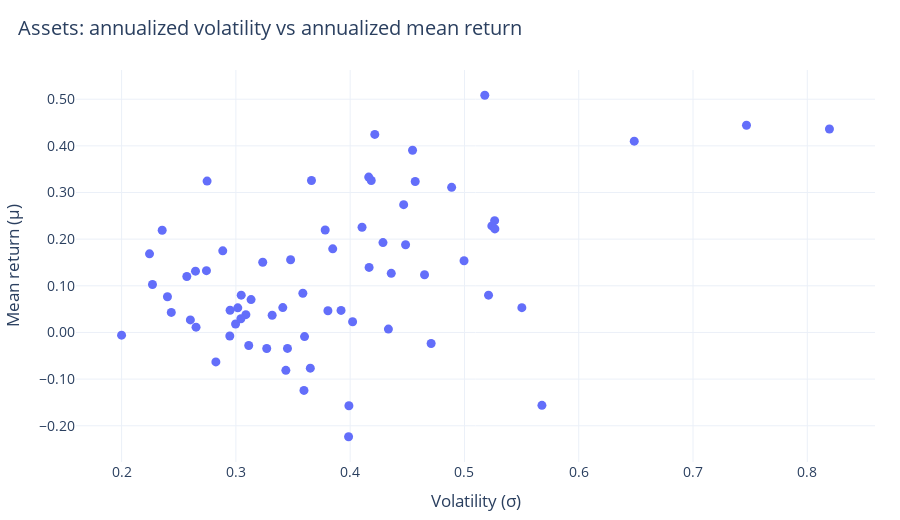

Notebook cell for this chart:
### Code cell
vol = np.sqrt(np.diag(Sigma.values))
asset_stats = pd.DataFrame({"mu": mu.values, "sigma": vol}, index=mu.index)

fig_assets = px.scatter(
    asset_stats,
    x="sigma",
    y="mu",
    hover_name=asset_stats.index,
    title="Assets: annualized volatility vs annualized mean return",
    labels={"sigma": "Volatility (σ)", "mu": "Mean return (μ)"},
)
fig_assets.update_traces(marker=dict(size=9))
fig_assets.show()

### Figure 1 — Plotly figure (JSON) as saved in the notebook; plotly's stock layout.template omitted (floating-point values rounded to 4 significant figures)
{"data": [{"hovertemplate": "<b>%{hovertext}</b><br><br>Volatility (σ)=%{x}<br>Mean return (μ)=%{y}<extra></extra>", "hovertext": ["ACN", "ADBE", "AMD", "AKAM", "APH", "ADI", "AAPL", "AMAT", "APP", "ANET", "ADSK", "AVGO", "CDNS", "CDW", "CSCO", "CTSH", "GLW", "CRWD", "DDOG", "DELL", "EPAM", "FFIV", "FICO", "FSLR", "FTNT", "IT", "GEN", "GDDY", "HPE", "HPQ", "IBM", "INTC", "INTU", "JBL", "KEYS", "KLAC", "LRCX", "MCHP", "MU", "MSFT", "MPWR", "MSI", "NTAP", "NVDA", "NXPI", "ON", "ORCL", "PLTR", "PANW", "PTC", "QCOM", "ROP", "CRM", "STX", "NOW", "SWKS", "SMCI", "SNPS", "TEL", "TDY", "TER", "TXN", "TRMB", "TYL", "VRSN", "WDC", "WDAY", "ZBRA"], "legendgroup": "", "marker": {"color": "#636efa", "size": 9, "symbol": "circle"}, "mode": "markers", "name": "", "orientation": "v", "showlegend": false, "type": "scatter", "x": [0.2651, 0.3596, 0.524, 0.3112, 0.2748, 0.3235, 0.2742, 0.4287, 0.7468, 0.4546, 0.3451, 0.4215, 0.3479, 0.2825, 0.227, 0.2602, 0.2885, 0.4996, 0.5502, 0.4485, 0.5678, 0.2949, 0.3781, 0.5264, 0.4359, 0.3317, 0.3017, 0.3087, 0.3586, 0.3437, 0.2355, 0.4708, 0.341, 0.3661, 0.3047, 0.4184, 0.4468, 0.4335, 0.4888, 0.2571, 0.5266, 0.2244, 0.3133, 0.5178, 0.392, 0.5211, 0.3847, 0.6486, 0.4104, 0.2997, 0.3805, 0.2, 0.3601, 0.4162, 0.4021, 0.3986, 0.8193, 0.4166, 0.2647, 0.2401, 0.4651, 0.3044, 0.327, 0.2947, 0.2435, 0.4569, 0.3651, 0.3989], "xaxis": "x", "y": [0.01129, -0.1243, 0.2284, -0.0279, 0.3244, 0.1505, 0.1325, 0.1926, 0.4442, 0.3906, -0.03416, 0.4245, 0.1557, -0.06315, 0.1028, 0.02691, 0.175, 0.1536, 0.05318, 0.188, -0.1563, 0.04752, 0.2196, 0.2397, 0.1268, 0.03682, 0.05273, 0.03818, 0.08405, -0.08117, 0.219, -0.02372, 0.05335, 0.3258, 0.07997, 0.3257, 0.2739, 0.007158, 0.3111, 0.12, 0.222, 0.1685, 0.07045, 0.5085, 0.04726, 0.07994, 0.1792, 0.41, 0.2255, 0.01801, 0.04641, -0.005754, -0.008885, 0.3331, 0.02298, -0.2236, 0.436, 0.1394, 0.1314, 0.07649, 0.1237, 0.02935, -0.03428, -0.007537, 0.04301, 0.3236, -0.07656, -0.157], "yaxis": "y"}], "layout": {"height": 520, "legend": {"tracegroupgap": 0}, "title": {"text": "Assets: annualized volatility vs annualized mean return"}, "xaxis": {"anchor": "y", "domain": [0, 1], "title": {"text": "Volatility (σ)"}}, "yaxis": {"anchor": "x", "domain": [0, 1], "title": {"text": "Mean return (μ)"}}}}
